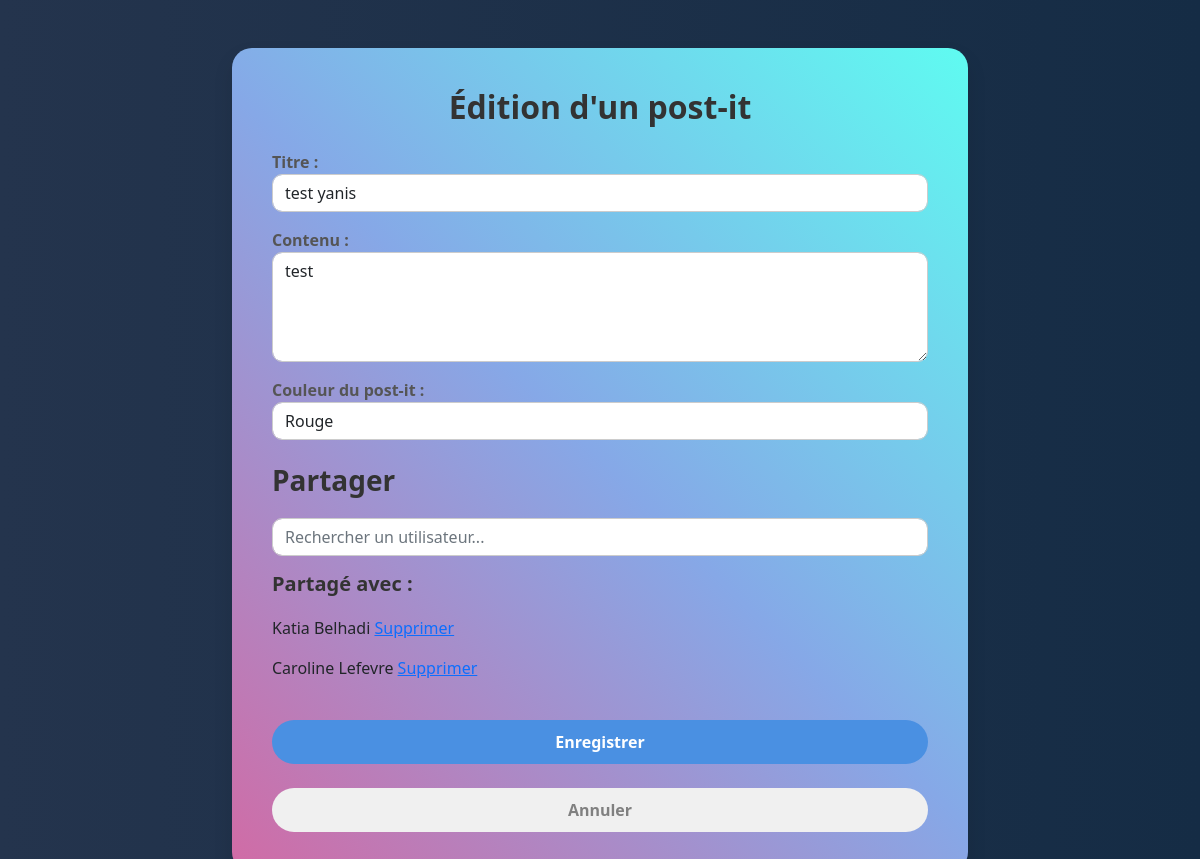
Screenshot of /creation_edition/create_postit.php?id=42 (signed in) with the database file from the repository.
### tables this page shows
CREATE TABLE IF NOT EXISTS `post_it` (
  `id_post_it` int(11) NOT NULL AUTO_INCREMENT,
  `id_proprietaire` int(11) NOT NULL,
  `titre` varchar(150) NOT NULL,
  `contenu` varchar(250) NOT NULL,
  `date_creation` datetime NOT NULL,
  `date_modification` datetime DEFAULT NULL,
  `couleur` enum('orange','rouge','vert','bleu','jaune','rose') DEFAULT 'jaune',
  PRIMARY KEY (`id_post_it`),
  KEY `fk_post_it_utilisateur` (`id_proprietaire`)
);

CREATE TABLE IF NOT EXISTS `utilisateur` (
  `id_utilisateur` int(11) NOT NULL AUTO_INCREMENT,
  `email` varchar(255) NOT NULL,
  `password` varchar(255) NOT NULL,
  `nom` varchar(255) NOT NULL,
  `prenom` varchar(255) NOT NULL,
  `pseudo` varchar(255) DEFAULT NULL,
  `date_naiss` date DEFAULT NULL,
  `remember_token` varchar(255) DEFAULT NULL,
  `token_expire` datetime DEFAULT NULL,
  `remember_ip` varchar(45) DEFAULT NULL,
  `remember_user_agent` text,
  PRIMARY KEY (`id_utilisateur`),
  UNIQUE KEY `email` (`email`)
);

### functions.php (called while the page is built, shortened)
<?php
function ConnexionDB(){
    $bdd = new PDO('mysql:host=127.0.0.1;dbname=app_post_it;charset=utf8', 'root', '');
    return $bdd;
}
function SelectInfoPostit($idPostit, $idUtilisateur) {
    $bdd = ConnexionDB();
    $infoPostit = $bdd->prepare("SELECT DISTINCT post_it.id_post_it, post_it.id_proprietaire,post_it.titre,post_it.contenu,post_it.date_creation,post_it.date_modification, utilisateur.nom, utilisateur.prenom, post_it.couleur FROM post_it JOIN utilisateur ON utilisateur.id_utilisateur = post_it.id_proprietaire LEFT JOIN post_it_partage ON post_it.id_post_it = post_it_partage.id_post_it WHERE post_it.id_post_it = ? AND (post_it.id_proprietaire = ? OR post_it_partage.id_user_partage = ?);
                                ");
    $infoPostit->execute(array($idPostit, $idUtilisateur, $idUtilisateur));
    return $infoPostit->fetch(PDO::FETCH_ASSOC);
}
function SelectUserPostitPartage($idPostit) {
    $bdd = ConnexionDB();
    $UserPartagePostit = $bdd->prepare("SELECT id_utilisateur, prenom, nom, pseudo from post_it_partage join utilisateur on utilisateur.id_utilisateur = post_it_partage.id_user_partage where id_post_it = ?");
    $UserPartagePostit->execute(array($idPostit));
    return $UserPartagePostit->fetchAll(PDO::FETCH_ASSOC);
}
?>

### creation_edition/create_postit.php (the view, shortened to what this page needs)
<?php
require_once("../functions.php");
$idPostit = null;
if (isset($_GET['id'])) {
    $idPostit = intval($_GET['id']);
    $SelectInfoPostit = SelectInfoPostit($idPostit,$_SESSION['idUser']);
    $userPostitPartage = SelectUserPostitPartage($idPostit);
}
if ($idPostit && isset($SelectInfoPostit['couleur'])) {
    $color = $SelectInfoPostit['couleur'];
}
else {
    $color = 'jaune';
}
?>
<!DOCTYPE html>
<html lang="fr">
<head>
    <link href="https://cdn.jsdelivr.net/npm/bootstrap@5.1.3/dist/css/bootstrap.min.css" rel="stylesheet">
    <link rel="stylesheet" href="https://cdnjs.cloudflare.com/ajax/libs/jqueryui/1.12.1/jquery-ui.min.css">
    <link rel="stylesheet" href="styles.css">
</head>
<body">
    <div class="container mt-5">
      <div class="row justify-content-center">
        <div class="col-sm-8">
          <div class="form-container">
          <h2 class="text-center mb-4">
            <?php
            if ($idPostit) {
                echo "Édition d'un post-it";
            }
            else {
                echo "Création d'un post-it";
            }
            ?>
            </h2>
            <form method="POST">
              <div class="form-group mb-3">
                <label>Titre :</label>
                <input class="form-control" type="text" id="title" placeholder="Max 150 caractères" name="title" value="<?= $idPostit ? htmlspecialchars($SelectInfoPostit['titre']) : '' ?>" maxlength="150">
              </div>
              <div class="form-group mb-3">
                <label>Contenu :</label>
                <textarea class="form-control" id="content" name="content" maxlength="600" rows="4" placeholder="Max 600 caractères"><?= $idPostit ? htmlspecialchars($SelectInfoPostit['contenu']) : '' ?></textarea>
              </div>
              <label for="couleur">Couleur du post-it :</label>
                <select class="form-control" name="couleur" id="couleur">
                    <?php if ($color == 'rouge') { ?>
                        <option value="rouge" selected>Rouge</option>
                    <?php }
                    else { ?>
                        <option value="rouge">Rouge</option>
                    <?php } ?>
                </select>
              <h3 class="mt-4">Partager</h3>
              <input type="text" id="search" class="form-control" placeholder="Rechercher un utilisateur...">
              <div class="selected-users mt-3">
                <h5>Partagé avec :</h5>
                <?php if (isset($_GET['id'])){ ?>
                  <?php foreach ($userPostitPartage as $user){ ?>
                    <p class="dates">
                      <?= $user['prenom'] ?> <?= $user['nom'] ?>
                      <a href="create_postit.php?id=<?= $idPostit ?>&deleteSharedUser=<?= $user['id_utilisateur']?>">Supprimer</a>
                    </p>
                  <?php }
                   } ?>
              </div>
              <button class="btn-connexion w-100 mt-4" name="save">Enregistrer</button>
            </form>
              <a href="../index.php">
                <button class="btn-cancel w-100 mt-4">Annuler</button>
              </a>
          </div>
        </div>
      </div>
    </div>
    <br>
</body>
</html>

### creation_edition/styles.css (style rules this page uses)
.form-container { background: linear-gradient(45deg, #D16BA5, #86A8E7, #5FFBF1); border-radius: 20px; padding: 40px; box-shadow: 0px 10px 20px rgba(0, 0, 0, 0.1); }
h2, h3, h5 { font-weight: 700; margin-bottom: 20px; color: #333; }
label { font-weight: 600; color: #555; }
.form-control { border-radius: 10px; border: 1px solid #ccc; transition: all 0.2s ease-in-out; }
.btn-connexion { background-color: #4A90E2; color: white; border: none; padding: 10px 20px; border-radius: 25px; font-weight: bold; transition: background-color 0.3s ease; }
.btn-cancel { background-color: #F0F0F0; color: grey; border: none; padding: 10px 20px; border-radius: 25px; font-weight: bold; transition: background-color 0.3s ease; }

### rows the page displays
post_it: title "test yanis", content "test", couleur "Rouge"
utilisateur: prenom "Katia", nom "Belhadi"
utilisateur: prenom "Caroline", nom "Lefevre"
